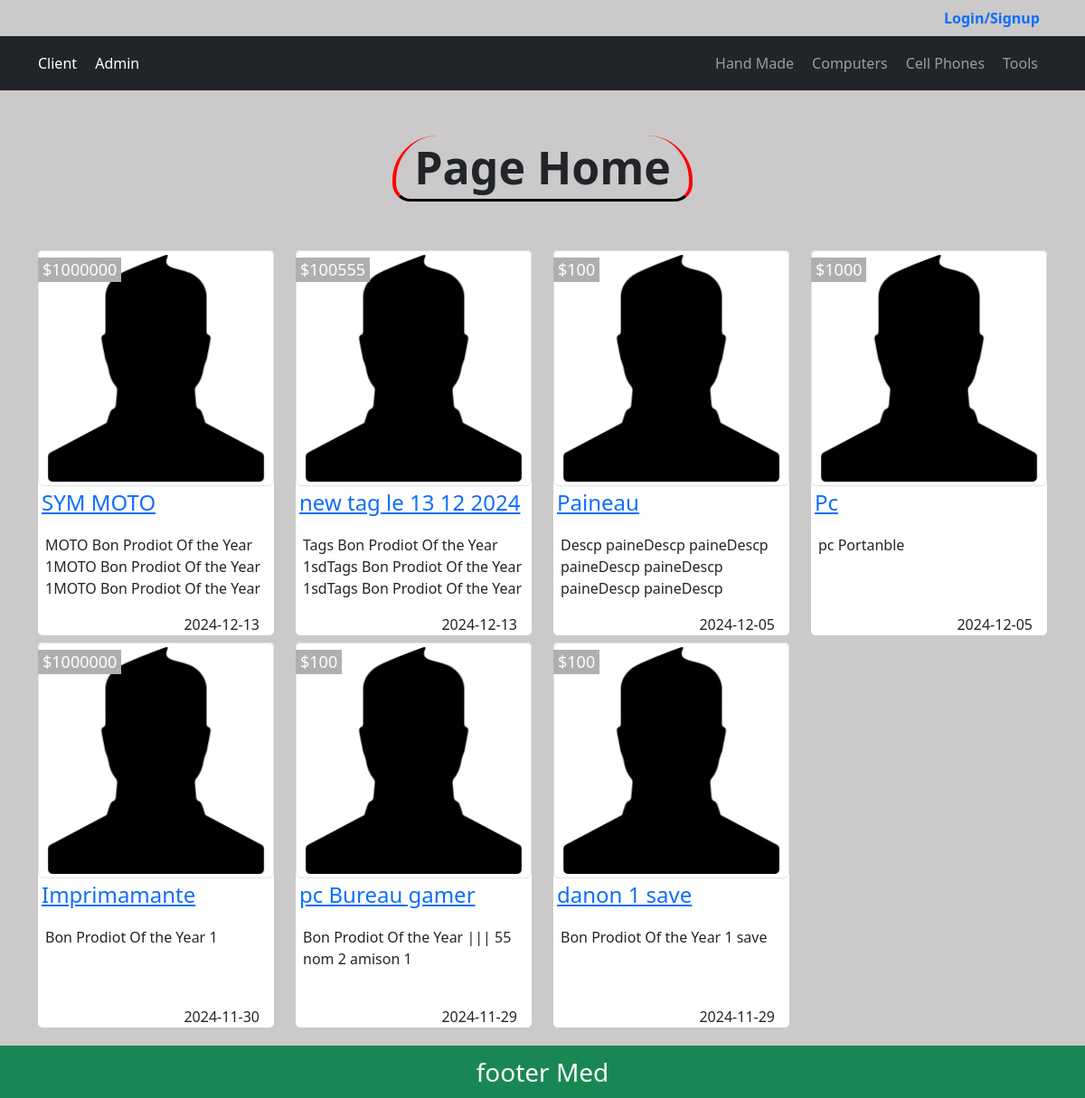
The page / on the database its author committed.
### tables this page shows
CREATE TABLE `categories` (
  `CatID` int(11) NOT NULL,
  `NameCat` varchar(255) NOT NULL,
  `DescripCat` varchar(255) NOT NULL,
  `ParentCat` int(11) NOT NULL DEFAULT 0,
  `OrderCat` int(11) DEFAULT NULL,
  `VisibiltyCat` tinyint(1) NOT NULL DEFAULT 0,
  `AllowCmntCat` tinyint(1) NOT NULL DEFAULT 0,
  `AllowAdsCAt` tinyint(1) NOT NULL DEFAULT 0,
  `Create_At` datetime NOT NULL DEFAULT current_timestamp()
);

CREATE TABLE `items` (
  `ItemID` int(11) NOT NULL,
  `Name` varchar(255) NOT NULL,
  `Description` text NOT NULL,
  `Price` varchar(200) NOT NULL,
  `Add_Date` date NOT NULL DEFAULT current_timestamp(),
  `Country_Made` varchar(250) NOT NULL DEFAULT 'Made In Moroci',
  `Image` varchar(250) NOT NULL DEFAULT 'no-img.jpg',
  `tagsItem` varchar(250) NOT NULL,
  `Status` varchar(200) NOT NULL DEFAULT 'New Product',
  `ApproveItm` tinyint(4) NOT NULL DEFAULT 0,
  `Rating` smallint(11) NOT NULL,
  `Cat_ID` int(11) NOT NULL,
  `Member_ID` int(11) NOT NULL
);

### init.php (called while the page is built, shortened)
<?php
$css="./admin/layout/css/";
$temp="./includes/templates/";
$func="./admin/includes/func/";
$lng="./admin/includes/lang/";
require("admin/connect.php");
include ($lng."en.php");
include ($func."function.php");
include($temp . "headerAdmin.php");

### admin/includes/lang/en.php (called while the page is built)
<?php
function lang($phrase){
static $lg=array(
    "MESSAGE_ERROR"=>"Error !!",
    "MESSAGE"           =>"Welcomme",
    "PAGE_LOGIN_TITRE"  =>"LOGIN PAGE",
    "ADMIN"             =>"Admin",
    "CATEGORIES"        =>"Categories",
    "LOGOUT"            =>"Logout",
    "EDIT_PROFILE"      =>"Edite Prof",
    "SETTINGS"          =>"Settings",
    "MY_NAME"           =>"MILOU MED",
    "ITEMS"             =>"Items",
    "MEMBERS"           =>"Members",
    "STATISTIC"         =>"Statistic",
    "LOGS"              =>"Logs",
    "DASHBOARD"         =>"Dashboard",
    "TITRE_MEMBERS"     =>"Edit Members",
    "TITRE_MEMBERS_ADD"     =>"Add New Member",
    "NAME"              =>"NAME",
    "FULLE_NAME"        =>"Full Name",
    "EMAIL"             =>"Email",
    "PASSWORD"          =>"Password",
    "SAVE"          =>"Save",
    "ADD"          =>"Add New",
    "NO_PROFILE_ID"          =>"No Profile withe this id",
    "PICTUR"          =>"Image",
    "TITRE_MEMBERS_UPDATE"          =>"Update Members",
    "TITRE_MEMBERS_ITEMS"          =>"Thes Members",
    "TITRE_MEMBERS_DELETE"          =>"Delete Member",
    "TITRE_MEMBERS_PENDING"          =>"Pending Member",
    "TITRE_MEMBERS_ACTIVE"          =>"Pending Activation",
    "TITRE_CATEGORIES_ADD"=>"Add New Categorie",
    "DESCRITPNIO"=>"Description",
    "ORDRING"=>"Ordring",
    "VISIBILTY"=>"Visible",
    "ALLOW_CMNT"=>"Allow Commenting",
    "ALLOW_ADS"=>"Allow Ads",
    "YES"=>"Yes",
    "NO"=>"No",
    "PARENT"=>"Parent",
    "TITRE_CATEGORIES_EDIT"=>"Edit Categorie",
    "TITRE_ITEMS_ADD"=>"Add New Item",
    "TITRE_ITEMS_ITEMS"=>"Page Of Items",
    "PRICE"=>"Price",
    "COUNTRY"=>"Country",
    "STATUS"=>"Status",
    "TITRE_ITEMS_EDIT"=>"Item Edit",
    "TAGS"=>"Tags",
    "COMMENTS"=>"Comments",
    "NO_COMMENT_ID"=>"No Comment ",
    "TITRE_COMMENT_UPDATE"=>"Update Comment ",
    "TITRE_COMMENT_DELETE"=>"Dellete Comment ",
    "CLIENT"=>"Client ",
);
return $lg[$phrase];
}

### admin/includes/func/function.php (called while the page is built, shortened)
<?php
function getAlllItemsWhere($table, $where, $value, $opra = "!=", $option = "and  GroupId != 1")
{
    global $cnx;
    $stmnt = $cnx->query("select * from $table where $where $opra '$value' $option");
    return $stmnt->fetchAll(PDO::FETCH_OBJ);
}

### index.php (the view, shortened to what this page needs)
<?php
include "init.php";
$allItems = getAlllItemsWhere("items", "ApproveItm ", "1", "=", " order by ItemID DESC");
?>
<div class="container ">
  <h1 class="titre-page border-x-2-red w-max" >Page Home</h1>
  <div class="row mb-3">
    <?php
    if (empty($allItems)) {
      echo "<div class='text-center alert alert-danger'> No Items Or pending Approve 🤗🤗🤗</div>";
    } else {
      foreach ($allItems as $item): ?>
        <div class="col-sm-4 col-md-3 mb-1 mt-1">
          <div class="thumbnail box-item">
            <div class="price-tag">
              <?= $item->Price ?>
            </div>
            <img src="./doc/user-picture.png" alt="No Image" class="img-fluid img-thumbnail" />
            <h4 class="title p-1 "><a href="itemDetail.php?itemId=<?= $item->ItemID ?>"> <?= $item->Name ?> </a>
            </h4>
            <p class="p-2 pb-0">
              <?= $item->Description ?>
            </p>
            <div class="date text-end me-3">
              <?= $item->Add_Date ?>
            </div>
          </div>
        </div>
      <?php endforeach;
    } ?>
  </div>
</div>
<?php include($temp . "footerAdmin.php"); ?>

### includes/templates/headerAdmin.php (shortened to what this page needs)
<?php
$allCats = getAlllItemsWhere("categories", "ParentCat", "0", "=", "order by CatID  ASC");
?>
<html lang="en">
<head>
  <link href="https://cdn.jsdelivr.net/npm/bootstrap@5.3.3/dist/css/bootstrap.min.css" rel="stylesheet"
>
  <link rel="stylesheet" href="https://cdnjs.cloudflare.com/ajax/libs/font-awesome/6.6.0/css/all.min.css">
  <link rel="stylesheet" href="https://cdnjs.cloudflare.com/ajax/libs/font-awesome/6.6.0/css/brands.min.css">
  <link rel="stylesheet" href="<?= $css ?>style.css">
</head>
<body>
  <div class="container d-flex">
    <div class="signup-login ms-auto d-flex align-items-center ">
      <?php
      if (!isset($_SESSION["client"])): ?>
        <a href="login.php" class=" fw-bold d-block p-2  text-decoration-none">Login/Signup</a>
      <?php
      endif; ?>
    </div>
  </div>
  <nav class="navbar navbar-expand-lg bg-body " data-bs-theme="dark">
    <div class="container">
      <ul class="navbar-nav   mb-2 mb-lg-0">
        <li class="nav-item">
          <a class="navbar-brand" href="index.php"><?= lang("CLIENT") ?></a>
          <a class="navbar-brand" href="./admin/index.php"><?= lang("ADMIN") ?></a>
        </li>
      </ul>
      <div class="collapse navbar-collapse" id="main-nav">
        <ul class="navbar-nav  ms-auto  mb-2 mb-lg-0">
          <?php
          foreach ($allCats as $cat) { ?>
            <li class="nav-item ">
              <a class="nav-link " href="categorie.php?pageId=<?= $cat->CatID ?>">
                <?= $cat->NameCat ?>
              </a>
            </li>
          <?php } ?>
        </ul>
      </div>
    </div>
  </nav>

### includes/templates/footerAdmin.php (shortened to what this page needs)
<div class="footer w-100 bg-success p-2 text-center text-white fs-3">
    footer Med
</div>
</body>
</html>

### admin/layout/css/style.css (style rules this page uses)
body { background-color: #cbc9c9; font-size: 16px; }
h1.titre-page, .border-x-2-red { border-right: 4px solid red; border-left: 4px solid red; }
h1.titre-page { border-bottom: 3px solid black; }
h1.titre-page, .w-max { width: max-content; padding: 5px 20px ; margin: auto auto; border-radius: 50px 50px 20px 20px; }
.navbar { font-size: 1em; }
.navbar .navbar-brand { font-size: 1em; }
.navbar a.nav-link { padding: 10px !important; transition: .3s; }
h1.titre-page, h1 { font-size: 50px; font-weight: bold; margin-top: 50px; margin-bottom: 50px; text-align: center; }
.box-item { background-color: #ffffff; position: relative; border-radius: 5px; overflow: hidden; }
.box-item .pending-approve , .box-item .price-tag { background-color: #b1aeae; position: absolute; padding: 3px; width: max-content; padding: 0px 5px; color: white; left: 0px; font-size: 18px; top: 8px; }
.box-item p { height: 80px;; overflow: hidden; }

### rows shown on the page
categories: NameCat "Hand Made"
categories: NameCat "Computers"
categories: NameCat "Cell Phones"
categories: NameCat "Tools"
items: Price "$1000000", Name "SYM MOTO", Description "MOTO Bon Prodiot Of the Year 1MOTO Bon Prodiot Of the Year 1MOTO Bon Prodiot Of the Year…", Add_Date "2024-12-13"
items: Price "$100555", Name "new tag le 13 12 2024", Description "Tags Bon Prodiot Of the Year 1sdTags Bon Prodiot Of the Year 1sdTags Bon Prodiot Of the Year…", Add_Date "2024-12-13"
items: Price "$100", Name "Paineau", Description "Descp paineDescp paineDescp paineDescp paineDescp paineDescp paineDescp…", Add_Date "2024-12-05"
items: Price "$1000", Name "Pc", Description "pc Portanble", Add_Date "2024-12-05"
items: Price "$1000000", Name "Imprimamante", Description "Bon Prodiot Of the Year 1", Add_Date "2024-11-30"
items: Price "$100", Name "pc Bureau gamer", Description "Bon Prodiot Of the Year ||| 55 nom 2 amison 1", Add_Date "2024-11-29"
items: Price "$100", Name "danon 1 save", Description "Bon Prodiot Of the Year 1 save", Add_Date "2024-11-29"

### other values the page prints
lang("CLIENT") "Client"
lang("ADMIN") "Admin"
